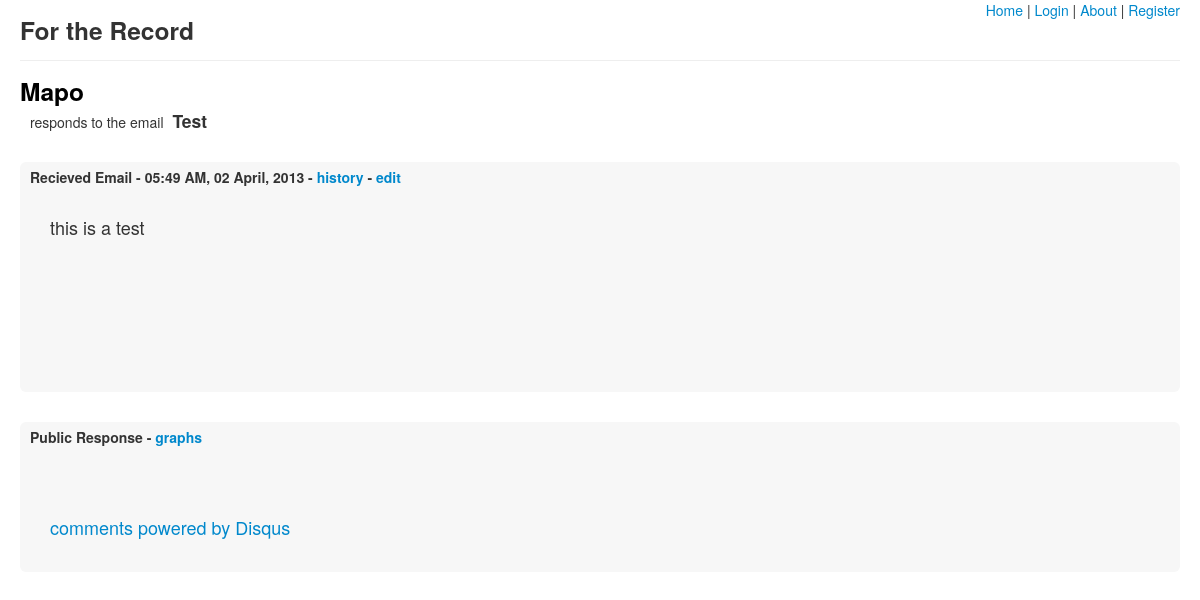
Page /r/4 on the committed database.
### models.py (models this page shows, shortened)
class Account(Base):
    __tablename__ = "account"
    name = Column(String, unique=True)
    email = Column(String, primary_key=True)
    def make_url(self):
        return url_for('list_responses', account_name=self.name)

class Response(Base):
    __tablename__ = "response"
    id = Column(Integer, primary_key=True)
    from_email = Column(String, ForeignKey('account.email'))
    to_email = Column(String)
    subject = Column(String)
    body_plain = Column(String)
    raw_html = Column(String)
    cleaned_html = Column(String)
    date_post = Column(DateTime)
    use_html = Column(Boolean)
    everything = Column(String)
    account = relationship("Account", backref=backref('responses', order_by=date_post))
    def make_url(self, full=False):
        if full:
            return 'http://50.17.215.201:5000/r/%d' % self.id
        else:
            return '/r/%d' % self.id

### serv.py (the view)
@app.route("/r/<int:response_id>")
def show_response(response_id):
    response = session.query(Response).get(response_id)
    account = response.account
    return render_template('post.html', response=response, account=account)

### serv.py (called while the page is built)
@app.teardown_request
def shutdown_session(exception=None):
    session.remove()

### templates/post.html (shortened to what this page needs)
{% extends 'layout.html' %}
{% block header %}
<h3><a class=subject href="{{ account.make_url() }}"> {{ account.name }}</a></h3>
<br>
<p id=restoemail> responds to the email </p>
<h4> {{ response.subject }} </h4>
{% endblock %}
{% block body %}
<div class="hero-unit mod">
  <div class="corner">
    Recieved Email - {{ response.date_post.strftime("%I:%M %p, %d %B, %Y") }} -
    <a href="{{ response.make_url() }}/edits">history</a>
    - <a href="{{ response.make_url() }}/edit">edit</a>
  </div>
  <div class="inner-mod" style="white-space: pre-wrap">{{ response.cleaned_html|safe }}
  </div>
</div>
<div class="hero-unit mod">
  <div class="corner">Public Response - <a href=/>graphs</a></div>
  <div class="inner-mod">
    <a href="http://disqus.com" class="dsq-brlink">comments powered by <span class="logo-disqus">Disqus</span></a>
  </div>
</div>
{% endblock body %}

### static/style.css (style rules this page uses)
body { padding-right: 20px; padding-left: 20px; }
div.header > * { display: inline; margin-right: 5px; }
div.header p { font-size: 14px; }
.mod { padding-top: 10px; padding-left: 10px; padding-bottom: 30px; background-color: #F7F7F7; }
div.corner { line-height: 10px; font-size: 14px; font-weight: bold; padding-bottom: 20px }
div.inner-mod { margin-top: 10px; padding-left: 20px; }
a.subject { color: black; }
#restoemail { margin-left: 10px; }

### rows in the picture
Account: name "Mapo"
Response: subject "Test", date_post "05:49 AM, 02 April, 2013", cleaned_html "this is a test"
